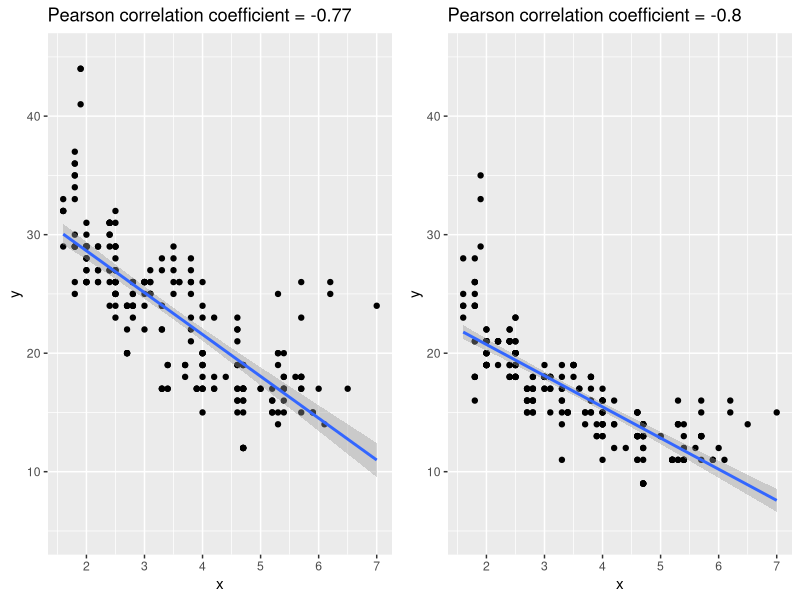
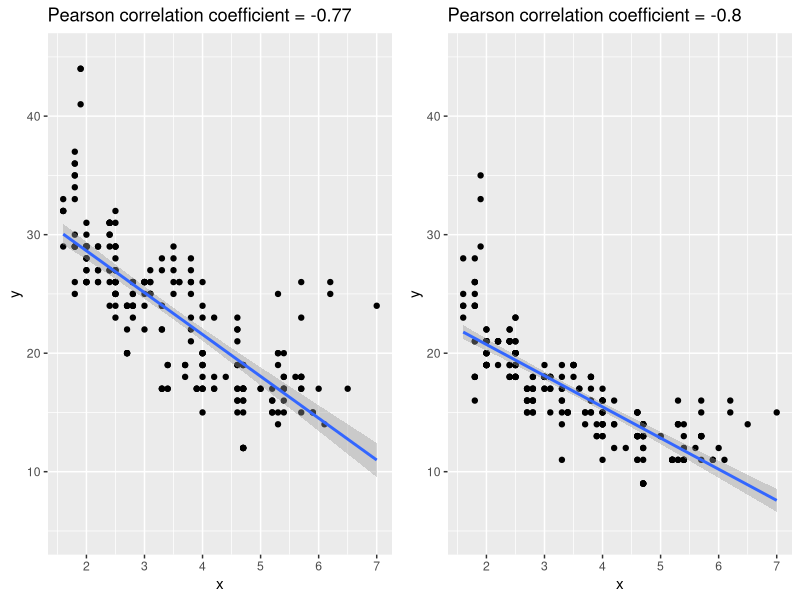

Write R code to recreate these figures, in order.
#' ---
#' title: The best title
#' author: You
#' date: YYYY-MM-DD
#' ---

library(ggplot2) # Makes pretty plots
library(ggpubr) # Arranges multiple ggplots on the same page

# Import Data -----

# Download data describing Fuel economy data from 1999 to 2008 for 38 popular models of cars. 
# This data is built into the ggplot2 library. Use "?mpg" to learn more about this dataset. 
data(mpg)
#Columns of interest include: 
## "displ" = engine displacement, in litres
## "cty" = city miles per gallon
## "hwy" = highway miles per gallon

# Functions -------

createplot<-function(x, y) {
  #Createplot is a function for calculating the Pearson correlation coefficient and plotting two variables (x and y) against each other 
  
  #Find the Pearson correlation coefficient
  cor_<-cor(x, y)
  
  #Create plots displaying data points, a smooth linear model trend line (note 'method = lm'), and a useful title. 
  g<-ggplot(mpg, aes(x, y)) +
    geom_point() + # plots points
    geom_smooth(method = "lm") + #plots trend line using a linear model
    ggtitle(paste0("Pearson correlation coefficient = ", round(cor_, digits = 2))) + # displays title with Pearson correlation coefficient
    ylim(5, 45) # standardizes the hieght of the y-axis
  
  #return outputs our graph from the function. 
  return(g)
}

# Analysis -----

# *** Visualizations ------

#Use createplot to output our two finished plots. 
g1<-createplot(x = mpg$displ, y = mpg$hwy)

g2<-createplot(x = mpg$displ, y = mpg$cty)

## arrange these two plots side by side so we can compare differences between the plots. 
g<-ggarrange(plotlist = list(g1, g2),
             nrow=1, ncol = 2)

# *** Save Outputs -----

#Save your plot so you can use and find it later. 
ggsave(filename = "graph.png", plot = g)
g